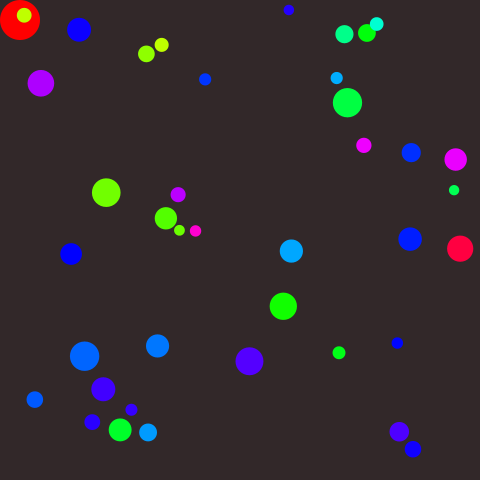
Frame 1 (no input)
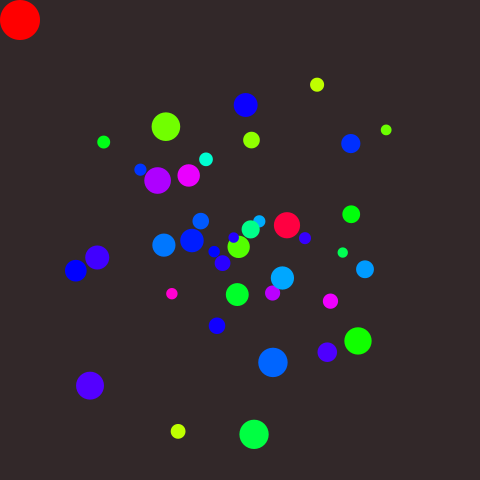
Frame 60 (the mouse pressed at the canvas centre just before this capture)
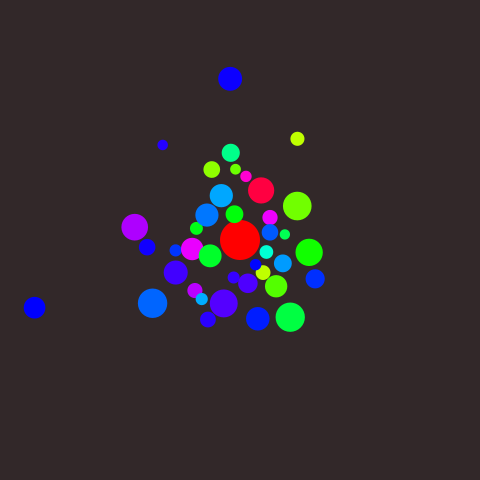
Frame 120 (the mouse held since frame 60 and released just before this capture)

The Processing sketch that drew these frames (run headless with seeded random() and noise(); from frame 60 on, the mouse is pressed at the canvas centre):

// Processing sketch: processing_34246
// ── processing_34246.pde

/*
 * Hyper Balls
 * type g/G to adjust gravity
 *      s/S to adjust springyness
 *      f/F to adjust air friction
 *
 * Based heavily on code by Keith Peters (www.bit-101.com).  
 * Geo Meadows - Iss A 19 Aug2011
 */
 
 
int numBalls = 40;
float spring = 1.2; //collision springback
float gravity = 0.4; //pull towards centre
float friction = 0.95; //gradually reduces speeds

Ball[] balls = new Ball[numBalls]; //ball array called 'balls' of object type 'Ball'

void setup() 
{
  size(480, 480);
  noStroke();
  smooth();
  colorMode(HSB);
  for (int i = 0; i < numBalls; i++) {
    balls[i] = new Ball(random(width), random(height), random(10, 30), i, balls, random(50,255));
  }
  //define mouse driven ball
  balls[0].diameter=40;  
  balls[0].colour=255;
}

void draw() 
{
  background(250,50,50);
  for (int i = 0; i < numBalls; i++) {
    balls[i].collide();
    balls[i].move();
    balls[i].display(); 
  }
  
  if(keyPressed) {
    if  (key == 'S' && (spring < 4.0)) {spring += 0.02;}
    else if (key == 's' && (spring > 0.021)) {spring -= 0.02;}
    else if  (key == 'G' && (gravity < 2.0)) {gravity += 0.01;}
    else if (key == 'g' && (gravity > 0.011)) {gravity -= 0.01;}
    else if  (key == 'F' && (friction < 2.0)) {friction += 0.01;}
    else if (key == 'f' && (friction > 0.021)) {friction -= 0.01;}
    println("spring = " + spring + "  gravity = " + gravity + "  friction = " + friction);
  }
}

class Ball {
  float x, y;
  float diameter;
  float vx = 0;
  float vy = 0;
  float rot;
  int id;
  Ball[] others;
  float colour;
 
  Ball(float xin, float yin, float din, int idin, Ball[] oin, float col) {
    x = xin;
    y = yin;
    diameter = din;
    id = idin;
    others = oin; //an array of 'Ball' objects
    colour = col;
  } 
  
  void collide() {
    int flag = 0;
    for (int i = id + 1; i < numBalls; i++) {
        float dx = others[i].x - x;
        float dy = others[i].y - y;
        float distance = sqrt(dx*dx + dy*dy);
        float minDist = others[i].diameter/2 + diameter/2;
        
        float mx = pmouseX - x;
        float my = pmouseY - y;
        float mdistance = sqrt(mx*mx + my*my);
        if (mdistance < diameter/2) {flag++;}
      
        if ((distance < minDist) ) {    
        float angle = atan2(dy, dx);
        float targetX = x + cos(angle) * minDist;
        float targetY = y + sin(angle) * minDist;
        float ax = (targetX - others[i].x) * spring;
        float ay = (targetY - others[i].y) * spring;
                
        vx -= ax;
        vy -= ay;
        others[i].vx += ax;
        others[i].vy += ay;
        }
      } 
   }
  
  void move() {
    if (id>0) {
    vx *= friction;
    if (x < width/2) { vx += gravity; }
    if (x > width/2) { vx -= gravity; }
    x += vx;  
    
    vy *= friction;
    if (y < height/2) { vy += gravity; }
    if (y > height/2) { vy -= gravity; }     
    y += vy;
    }
    
    else {
     x = pmouseX; y = pmouseY;
    }
    
    if (x + diameter/2 > width) { x = width - diameter/2; vx *= -1;}
    else if (x - diameter/2 < 0) { x = diameter/2; vx *= -1;}
    if (y + diameter/2 > height) { y = height - diameter/2; vy *= -1;} 
    else if (y - diameter/2 < 0) { y = diameter/2; vy *= -1;}
  }
  
  void display() {
  fill(int(colour),255,255);
  ellipse(x, y, diameter, diameter);
  }
}
